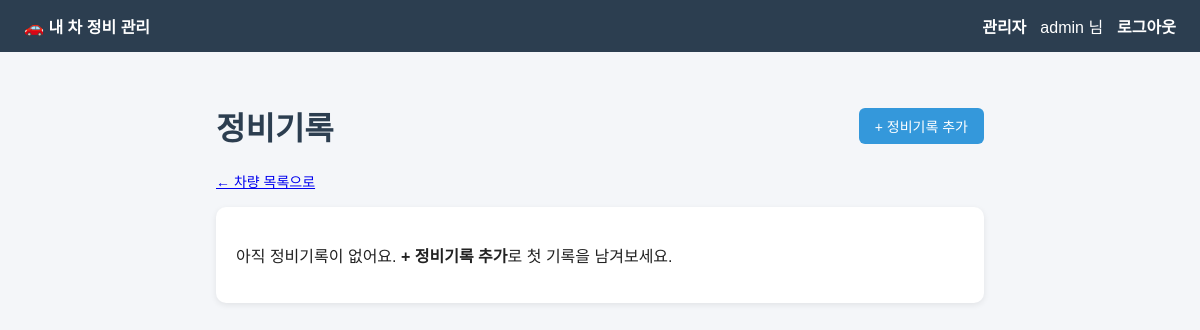
The page /car/3/ (signed in) on the database as committed earlier.
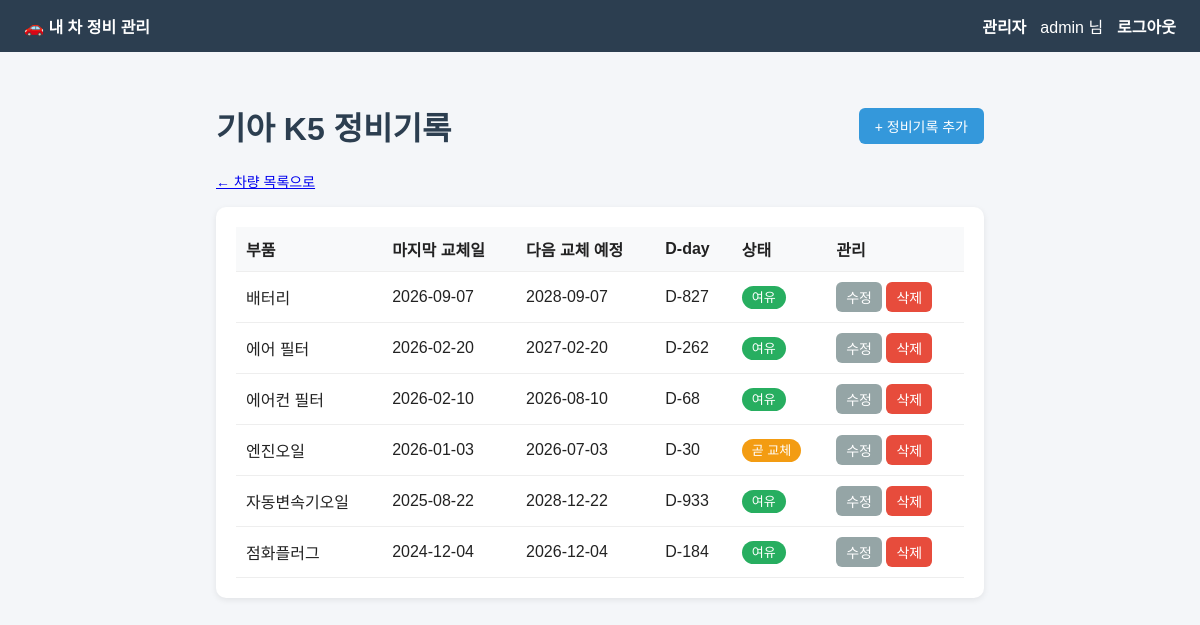
The same page on the database as committed later.
### tables this page shows
CREATE TABLE cars (
            id       INTEGER PRIMARY KEY AUTOINCREMENT,
            user_id  INTEGER NOT NULL,
            car_name TEXT NOT NULL,
            mileage  INTEGER DEFAULT 0,
            FOREIGN KEY (user_id) REFERENCES users(id)
        );

CREATE TABLE records (
            id           INTEGER PRIMARY KEY AUTOINCREMENT,
            car_id       INTEGER NOT NULL,
            part_name    TEXT NOT NULL,
            last_date    TEXT NOT NULL,
            cycle_months INTEGER NOT NULL,
            memo         TEXT,
            FOREIGN KEY (car_id) REFERENCES cars(id)
        );

### app.py (the view)
@app.route('/car/<int:car_id>/')
def car_detail(car_id):
    if 'user_id' not in session:
        return redirect('/login/')
    conn = get_db()
    cur = conn.cursor()
    cur.execute('SELECT * FROM cars WHERE id = ?', (car_id,))
    car = cur.fetchone()
    cur.execute('SELECT * FROM records WHERE car_id = ? ORDER BY last_date DESC', (car_id,))
    records = cur.fetchall()
    conn.close()
    record_list = []
    for r in records:
        next_date, d_day, status, color = calc_dday(r['last_date'], r['cycle_months'])
        record_list.append({
            'record': r,
            'next_date': next_date,
            'd_day': d_day,
            'status': status,
            'color': color
        })
    return render_template('car_detail.html', car=car, record_list=record_list)

### app.py (called while the page is built)
def get_db():
    conn = sqlite3.connect(DB_NAME)
    conn.row_factory = sqlite3.Row  # 결과를 컬럼 이름으로 꺼낼 수 있게 해줌
    return conn

def calc_dday(last_date, cycle_months):
    last = datetime.strptime(last_date, '%Y-%m-%d').date()
    total_month = last.month - 1 + cycle_months
    next_year = last.year + total_month // 12
    next_month = total_month % 12 + 1
    next_day = min(last.day, 28)  # 30/31일 등 말일 오류 방지용 간단 처리
    next_date = date(next_year, next_month, next_day)
    d_day = (next_date - date.today()).days  # 남은 날 (음수면 이미 지남)
    if d_day < 0:
        status = '교체 시기 지남'
        color = 'red'
    elif d_day <= 30:
        status = '곧 교체'
        color = 'orange'
    else:
        status = '여유'
        color = 'green'
    return next_date.strftime('%Y-%m-%d'), d_day, status, color

### templates/car_detail.html (shortened to what this page needs)
{% extends 'base.html' %}
{% block content %}
<div style="display:flex; align-items:center;">
    <h1>{{ car['car_name'] }} 정비기록</h1>
    <a href="/car/{{ car['id'] }}/record/add/" class="btn" style="margin-left:auto;">+ 정비기록 추가</a>
</div>
<a href="/" style="font-size:14px;">← 차량 목록으로</a>
<div class="card" style="margin-top:16px;">
{% if record_list %}
    <table>
        <tr>
            <th>부품</th>
            <th>마지막 교체일</th>
            <th>다음 교체 예정</th>
            <th>D-day</th>
            <th>상태</th>
            <th>관리</th>
        </tr>
        {% for item in record_list %}
        <tr>
            <td>{{ item.record['part_name'] }}</td>
            <td>{{ item.record['last_date'] }}</td>
            <td>{{ item.next_date }}</td>
            <td>
                {% if item.d_day < 0 %}
                    {{ -item.d_day }}일 지남
                {% else %}
                    D-{{ item.d_day }}
                {% endif %}
            </td>
            <td><span class="badge {{ item.color }}">{{ item.status }}</span></td>
            <td>
                <a href="/record/{{ item.record['id'] }}/edit/" class="btn btn-gray" style="padding:5px 10px;">수정</a>
                <a href="/record/{{ item.record['id'] }}/delete/" class="btn btn-danger" style="padding:5px 10px;"
                   onclick="return confirm('삭제할까요?')">삭제</a>
            </td>
        </tr>
        {% endfor %}
    </table>
{% else %}
    <p>아직 정비기록이 없어요. <b>+ 정비기록 추가</b>로 첫 기록을 남겨보세요.</p>
{% endif %}
</div>
{% endblock %}

### templates/base.html (shortened to what this page needs)
<!doctype html>
<html lang="ko">
<head>
</head>
<body>
    <div class="nav">
        <a href="/">🚗 내 차 정비 관리</a>
        <div class="right">
            {% if session['username'] %}
                {% if session['role'] == 'admin' %}
                    <a href="/admin/">관리자</a>
                {% endif %}
                <span>{{ session['username'] }} 님</span>
                <a href="/logout/">로그아웃</a>
            {% else %}
                <a href="/login/">로그인</a>
                <a href="/register/">회원가입</a>
            {% endif %}
        </div>
    </div>
    <div class="container">
        {% block content %}{% endblock %}
    </div>
</body>
</html>

### templates/base.html (style rules this page uses)
* { box-sizing: border-box; font-family: 'Malgun Gothic', sans-serif; }
body { margin: 0; background: #f4f6f9; color: #222; }
.nav { background: #2c3e50; color: #fff; padding: 14px 24px; display: flex; align-items: center; gap: 18px; }
.nav a { color: #fff; text-decoration: none; font-weight: bold; }
.nav .right { margin-left: auto; display: flex; gap: 14px; align-items: center; }
.container { max-width: 800px; margin: 30px auto; padding: 0 16px; }
.card { background: #fff; border-radius: 10px; padding: 20px; box-shadow: 0 2px 6px rgba(0,0,0,0.08); margin-bottom: 16px; }
h1, h2 { color: #2c3e50; }
.btn { display: inline-block; background: #3498db; color: #fff; padding: 8px 16px; border-radius: 6px; text-decoration: none; border: none; cursor: pointer; font-size: 14px; }
.btn-danger { background: #e74c3c; }
.btn-gray { background: #95a5a6; }
table { width: 100%; border-collapse: collapse; }
th, td { padding: 10px; border-bottom: 1px solid #eee; text-align: left; }
th { background: #f8f9fa; }
.badge { padding: 4px 10px; border-radius: 12px; color: #fff; font-size: 13px; }
.orange { background: #f39c12; }
.green { background: #27ae60; }

Rows that differ between the two databases and show on the page:
added cars: car_name "기아 K5"
added records: record.part_name "배터리", record.last_date "2026-09-07"
added records: record.part_name "에어 필터", record.last_date "2026-02-20"
added records: record.part_name "에어컨 필터", record.last_date "2026-02-10"
added records: record.part_name "엔진오일", record.last_date "2026-01-03"
added records: record.part_name "자동변속기오일", record.last_date "2025-08-22"
added records: record.part_name "점화플러그", record.last_date "2024-12-04"
Other text that changed with them:
text no longer shown: "아직 정비기록이 없어요. + 정비기록 추가 로 첫 기록을 남겨보세요."
text now shown: "부품 마지막 교체일 다음 교체 예정 D-day 상태 관리"
new list line: "2028-09-07 D- 827 여유 수정 삭제"
new list line: "2027-02-20 D- 262 여유 수정 삭제"
new list line: "2026-08-10 D- 68 여유 수정 삭제"
new list line: "2026-07-03 D- 30 곧 교체 수정 삭제"
new list line: "2028-12-22 D- 933 여유 수정 삭제"
new list line: "2026-12-04 D- 184 여유 수정 삭제"
